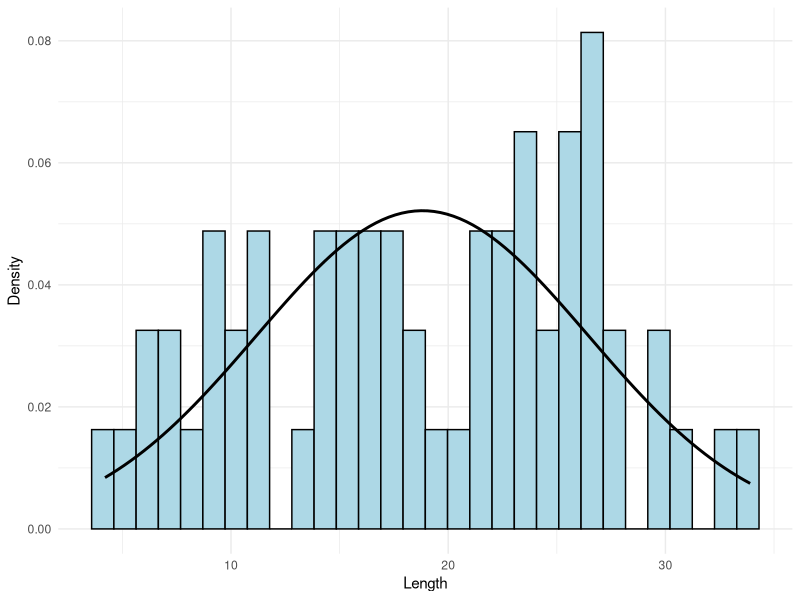
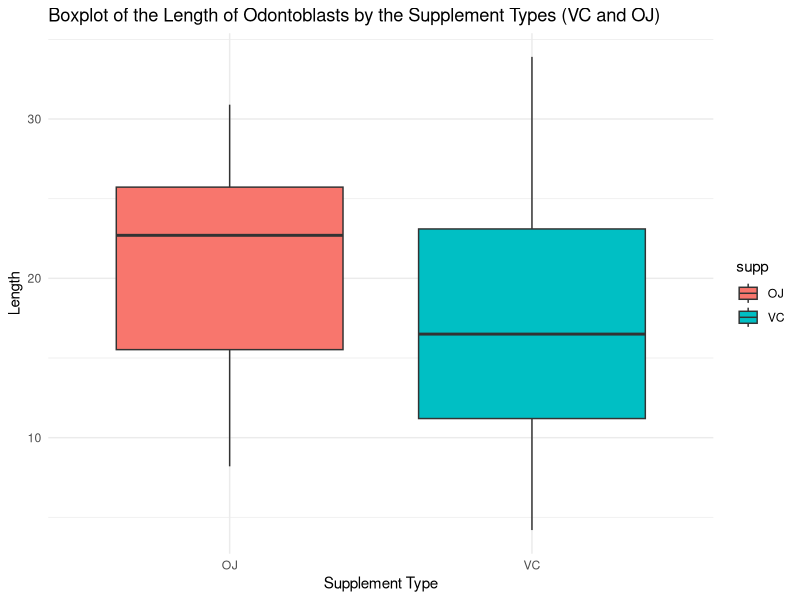
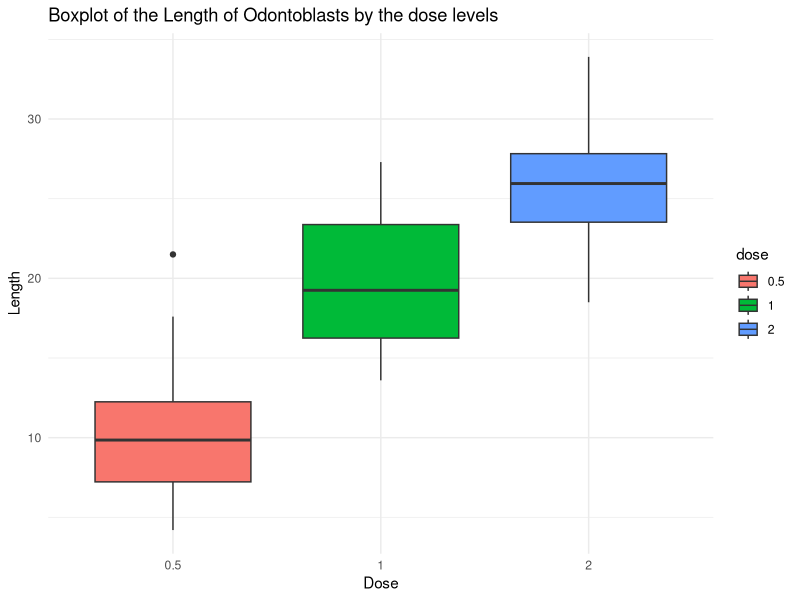

Write the R code that produced these figures, in order.
## ---- chunk 1
knitr::opts_chunk$set(echo = TRUE)
## ---- chunk 2
library(ggplot2)
## ---- chunk 3
data("ToothGrowth")
## ---- chunk 4
str(ToothGrowth)
summary(ToothGrowth)
## ---- chunk 5
g <- ggplot(ToothGrowth,aes(len))
g + geom_histogram(aes(y = ..density..),colour="black",fill="lightblue") +
    stat_function(fun=dnorm,args=list( mean=mean(ToothGrowth$len), sd=sqrt(var(ToothGrowth$len))),geom="line",color = "black", size = 1.0)+
    scale_x_continuous("Length")+
    ylab("Density") + 
    theme_minimal()
## ---- chunk 6
ToothGrowth$supp <- as.character(ToothGrowth$supp)
g <- ggplot(ToothGrowth,aes(supp,len))
g+geom_boxplot(aes(fill=supp))+
    ggtitle("Boxplot of the Length of Odontoblasts by the Supplement Types (VC and OJ)") +
    xlab("Supplement Type") +
    ylab("Length") +
    theme_minimal()

ToothGrowth$dose <- as.character(ToothGrowth$dose)
g <- ggplot(ToothGrowth,aes(dose,len))
g + geom_boxplot(aes(fill=dose)) +
    ggtitle("Boxplot of the Length of Odontoblasts by the dose levels") +
    xlab("Dose") +
    ylab("Length")  +
    theme_minimal()
## ---- chunk 7
dose_levels <- levels(factor(ToothGrowth$dose))
reject <- " "
notreject <- " "
for (level in dose_levels){
    result<-t.test(len ~ supp, ToothGrowth[ToothGrowth$dose == level, ])
    print(paste("For dose",as.character(level)," the t.test result is: ")) 
    print(result)
    ifelse(result$p.value < 0.05,
           print(paste("Since p-value < 5%, reject null hypothesis for dose level",as.character(level))),
           print(paste("Since p-value > 5%, fail to reject null hypothesis for dose level",as.character(level))))
    "\n"
    ifelse(result$p.value < 0.05,
           reject <- paste(reject, " and ", as.character(level)),
           notreject <- paste(notreject, " and ", as.character(level)))
    
}

